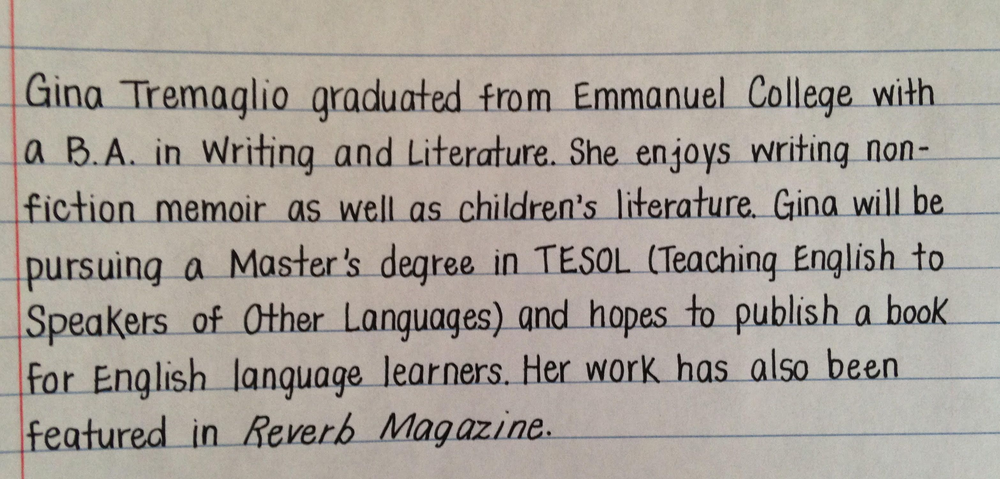
#> input picture test/english.png, 1000 x 479 px, shrunk from 3133 x 1501 before the run, found by its file name
$ python noise.py
#> lines starting #> are read from the running program, lines starting #| are printed output that depends on the picture
from PIL import Image
import numpy as np

# Load the original image
input_path = (
    "/home/krushang/radhey/personal/college/Doc-Scanner-Project/test/english.png"
)
image = Image.open(input_path).convert("RGB")
#> image is the input picture: PIL image 1000x479 RGB; mean R, G, B 167.7, 160.7, 152.7

# Convert image to NumPy array
img_array = np.array(image, dtype=np.float32)

# Generate random noise (Gaussian noise)
noise = np.random.normal(
    0, 25, img_array.shape
)  # mean=0, std=25 (adjust for more/less noise)

# Add noise to image and clip values to valid range [0, 255]
noisy_img_array = np.clip(img_array + noise, 0, 255).astype(np.uint8)
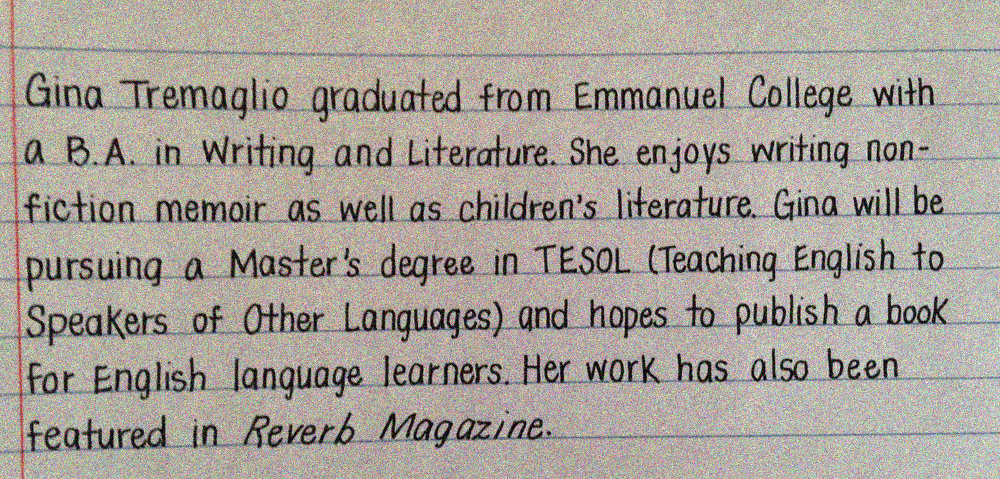
#> noisy_img_array: shape (479, 1000, 3); mean R, G, B 167.3, 160.4, 152.4

# Convert back to PIL Image
noisy_image = Image.fromarray(noisy_img_array)

# Save the noisy image
noisy_image.save(
    "/home/krushang/radhey/personal/college/Doc-Scanner-Project/test/noise_eng_written.png"
)
print("Noisy Image Created")

$ run again, with test/hindi.png copied over test/english.png
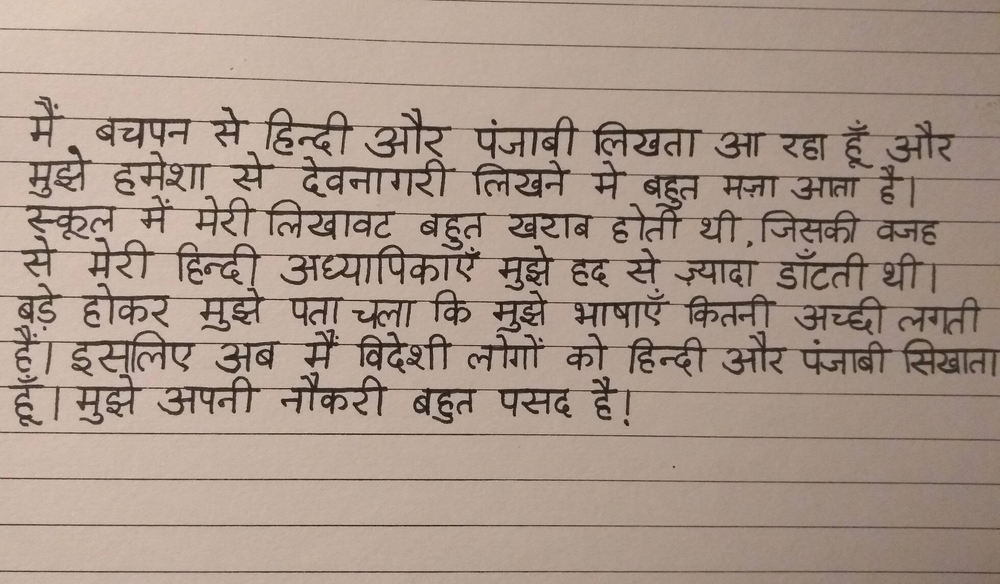
#> input picture test/hindi.png, 1000 x 584 px, shrunk from 3924 x 2292 before the run, found by its file name
#> image is the input picture: PIL image 1000x584 RGB; mean R, G, B 168, 150, 137.3
#> `noisy_img_array = np.clip(img_array + noise, 0, 255).astype(np.uint8)`:
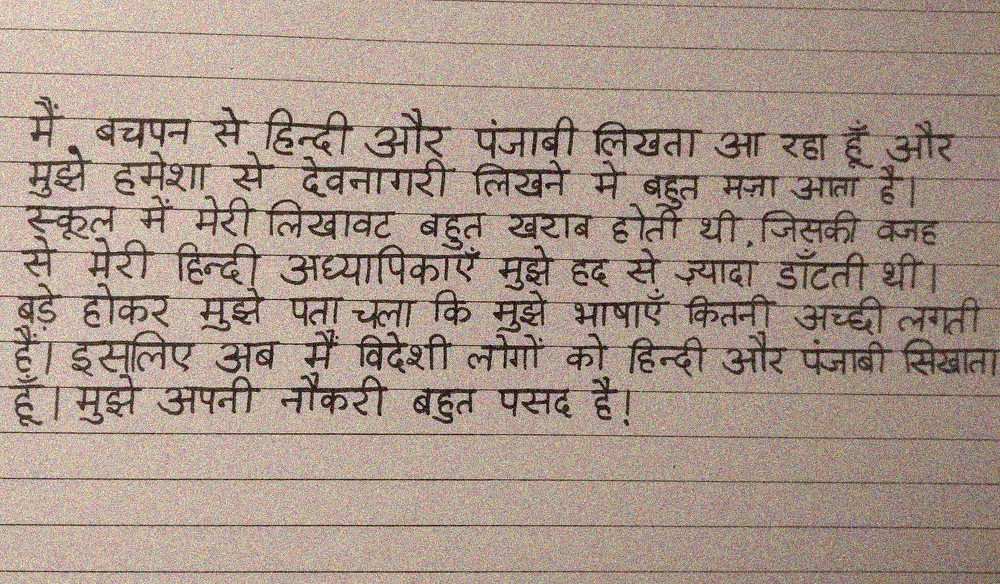
#> noisy_img_array: shape (584, 1000, 3); mean R, G, B 167.4, 149.6, 136.9
